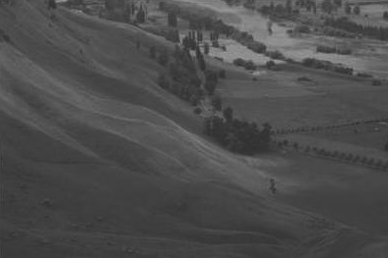
#> input picture images/image1.png, 388 x 258 px, found by its file name
$ python assignment.py   (older library calls are emulated)
#> lines starting #> are read from the running program, lines starting #| are printed output that depends on the picture
import cv2
import numpy as np
from matplotlib import pyplot as plt


def contrast_stretching(filepath):
#> called with filepath = '..\\images\\image1.png'
	img = cv2.imread(filepath, cv2.CV_LOAD_IMAGE_GRAYSCALE)
#> img is the input picture: shape (258, 388); min 46, max 159, mean 76.6
	minIntensity = img[0,0]
#> minIntensity = 70
	maxIntensity = img[0,0]
#> maxIntensity = 70

	for row in xrange(0,img.shape[0]):
		for column in xrange(0,img.shape[1]):
			if img[row, column] < minIntensity:
				minIntensity = img[row, column]
			if img[row, column] > maxIntensity:
				maxIntensity = img[row, column]
#> after the loop, maxIntensity = 159; minIntensity = 46

	scalingFactor = 255/(maxIntensity - minIntensity)
#> scalingFactor = 2.26

	for row in xrange(0,img.shape[0]):
		for column in xrange(0,img.shape[1]):
			img[row, column] = (img[row, column] - minIntensity) * scalingFactor
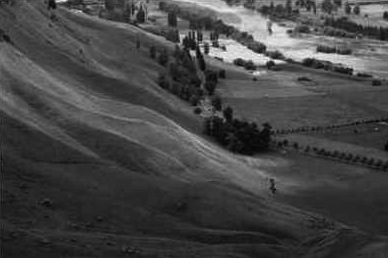
#> img: shape (258, 388); min 0, max 255, mean 68.6

	cv2.imwrite('..\\results\\contrast_stretching.png',img)


image1 = "..\\images\\image1.png"
image2 = "..\\images\\image2.png"

contrast_stretching(image1)

# [5 lines of commented-out code are left out]
